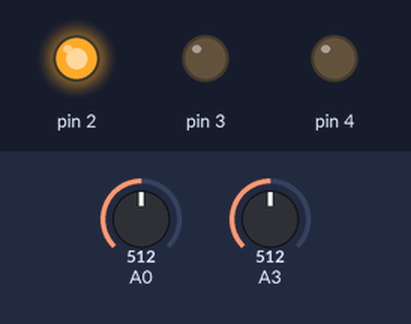
Bench run of a sketch on a simulated Arduino Uno, built with avr-gcc and run on an emulated ATmega328P. Shown: output pins drawn as LEDs (lit = HIGH). Inputs (shaded band) come from the test bench; at power-on: A0 = 512, A3 = 512.

Above: at 0.8 s.
0.9 s: A0 set to 500
At 1.3 s:
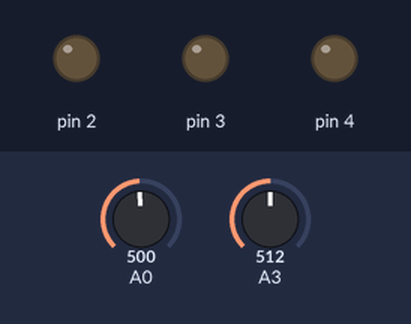
2.4 s: A3 set to 706
3.9 s: A3 set to 727
At 4.8 s:
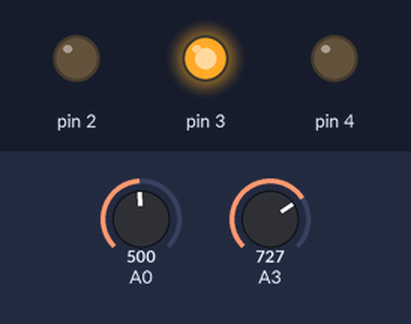
5.4 s: A0 set to 716
At 5.9 s:
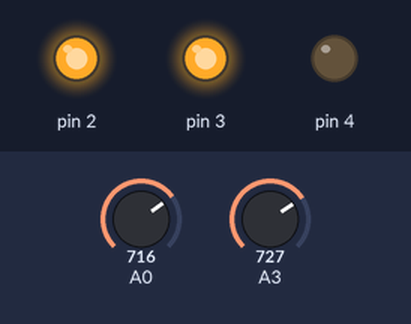
6.9 s: A0 set to 511
At 8.1 s:
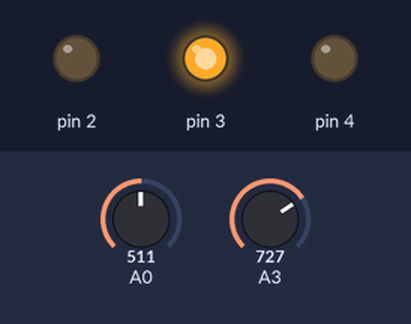
8.4 s: A0 set to 900
At 9.4 s:
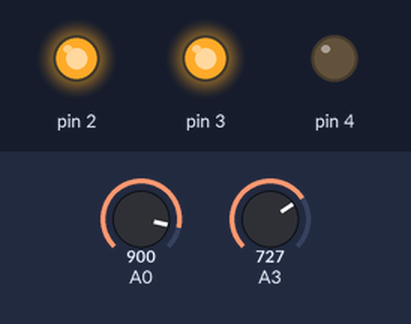
Timing chart, 0 to 10.9 s (numbered marks = the images above; inputs shaded):
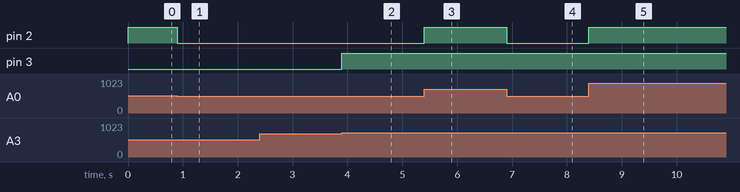

Measured:
- the behaviour switches between 512 and 511 on A0 (found by bisection; images 0 and 1)
- the behaviour switches between 716 and 717 on A3 (found by bisection; images 1 and 2)
- after the input at 0.9 s, pin 2: HIGH → LOW at once
- after the input at 2.4 s, every drawn part: stays the same
- after the input at 3.9 s, pin 3: LOW → HIGH at once
- after the input at 5.4 s, pin 2: LOW → HIGH at once
- after the input at 6.9 s, pin 2: HIGH → LOW at once
- after the input at 8.4 s, pin 2: LOW → HIGH at once

The sketch:

sketch.ino
```cpp
#include <avr/io.h>
#include <util/delay.h>


void ADC_init()
{
  //zasilanie
  ADMUX |= (1<<REFS0);
  ADMUX &= ~(1<<REFS1);

  //division factor
  ADCSRA |= (1<<ADPS0);
  ADCSRA |= (1<<ADPS1);
  ADCSRA |= (1<<ADPS2);

  //włączenie ADC
  ADCSRA |= (1<<ADEN);

}

int channelA0()
{
  //kanał
  ADMUX &= ~(1<<MUX0);
  ADMUX &= ~(1<<MUX1);
  ADMUX &= ~(1<<MUX2);
  ADMUX &= ~(1<<MUX3);

  ADCSRA |= (1<<ADSC);

  while(ADCSRA & (1<<ADSC))
  {}

  //zwracanie zmierzonego napięcia
  return ADC;
}

int channelA3()
{
  //kanał
  ADMUX |= (1<<MUX0);
  ADMUX |= (1<<MUX1);
  ADMUX &= ~(1<<MUX2);
  ADMUX &= ~(1<<MUX3);

  ADCSRA |= (1<<ADSC);

  while(ADCSRA & (1<<ADSC))
  {}

  //zwracanie zmierzonego napięcia
  return ADC;
}

int main()
{
  ADC_init();

  DDRD |= (1<<PD2);
  DDRD |= (1<<PD3);
  DDRD |= (1<<PD4);

  PORTD &= ~(1<<PD2);
  PORTD &= ~(1<<PD3);
  PORTD &= ~(1<<PD4);

  int resultA0 = 0;
  float napiecieA0 = 0.0;

  int resultA3 = 0;
  float napiecieA3 = 0.0;


  while(1)
  {
    resultA0 = channelA0();
    napiecieA0 = resultA0*5.0/1023.0;

    resultA3 = channelA3();
    napiecieA3 = resultA3*5.0/1023.0;

    if(napiecieA0 > 2.5)
    {
      PORTD |= (1<<PD2);
    }
    else
    {
      PORTD &= ~(1<<PD2);
    }
    if(napiecieA3 > 3.5)
    {
      PORTD |= (1<<PD3);
    }
    else
    {
      PORTD &= ~(1<<PD3);
    }

  }
  return 0;
}
```
